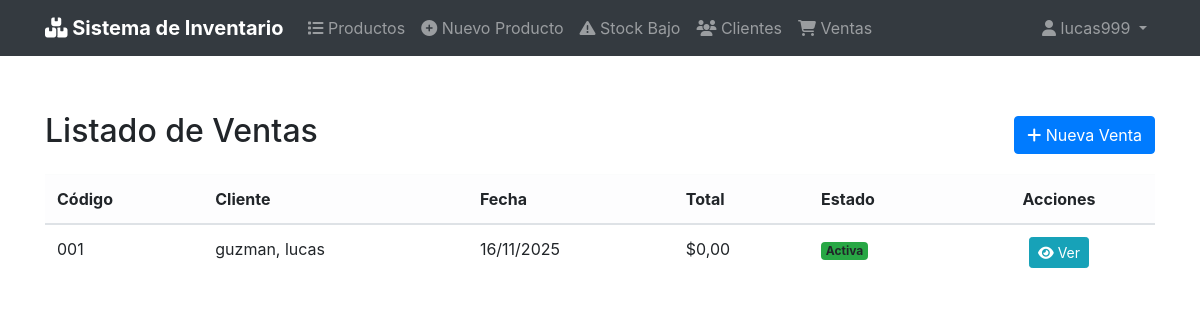
The app's page /ventas/ (signed in), older data.
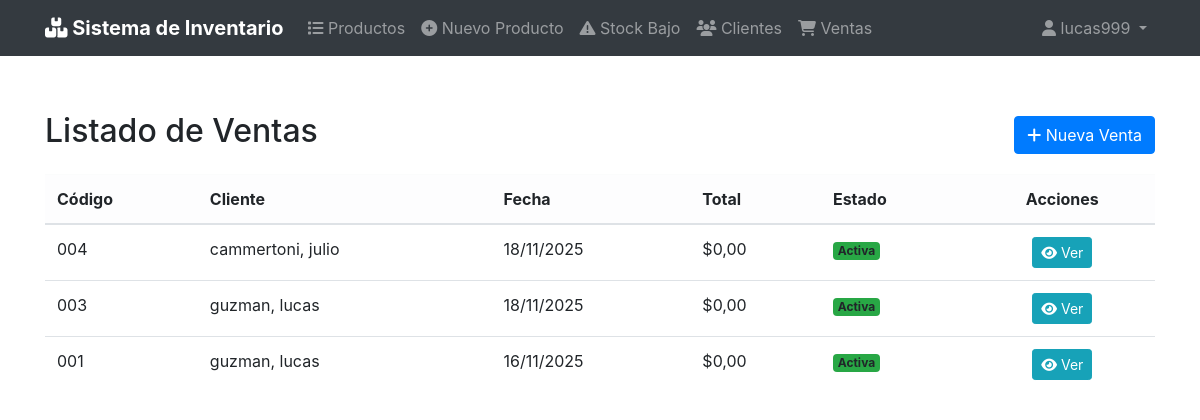
The same page, newer data.
### ventas/models.py (models this page shows, shortened)
class Venta(models.Model):
    codigo = models.CharField(max_length=20, unique=True)
    cliente = models.ForeignKey(Cliente, on_delete=models.CASCADE)
    fecha = models.DateTimeField(auto_now_add=True)
    total = models.DecimalField(max_digits=10, decimal_places=2, default=0)
    anulada = models.BooleanField(default=False)

### clientes/models.py (models this page shows)
class Cliente(models.Model):
    nombre = models.CharField(max_length=100)
    apellido = models.CharField(max_length=100, blank=True, null=True)        # ← nullable
    documento = models.CharField(max_length=20, unique=True, blank=True, null=True)  # ← nullable
    email = models.EmailField(blank=True, null=True)
    telefono = models.CharField(max_length=20, blank=True, null=True)
    direccion = models.CharField(max_length=200, blank=True, null=True)
    def __str__(self):
        return f"{self.apellido or ''}, {self.nombre}".strip()
    class Meta:
        ordering = ['apellido', 'nombre']

### ventas/views.py (the view)
# urls.py: path('', views.VentaListView.as_view(), name='venta_list'),
class VentaListView(LoginRequiredMixin, ListView):
    model = Venta
    template_name = 'ventas/venta_list.html'
    context_object_name = 'ventas'
    ordering = ['-fecha']

### templates/ventas/venta_list.html (shortened to what this page needs)
{% extends 'base.html' %}
{% block content %}
<div class="d-flex justify-content-between align-items-center mb-3">
    <h2>Listado de Ventas</h2>
    <a href="{% url 'venta_create' %}" class="btn btn-primary">
        <i class="fas fa-plus"></i> Nueva Venta
    </a>
</div>
<table class="table table-hover align-middle">
    <thead class="table-light">
        <tr>
            <th>Código</th>
            <th>Cliente</th>
            <th>Fecha</th>
            <th>Total</th>
            <th>Estado</th>
            <th class="text-center">Acciones</th>
        </tr>
    </thead>
    <tbody>
        {% for venta in ventas %}
        <tr>
            <td>{{ venta.codigo }}</td>
            <td>{{ venta.cliente }}</td>
            <td>{{ venta.fecha|date:"d/m/Y" }}</td>
            <td>${{ venta.total }}</td>
            <td>
                {% if venta.anulada %}
                    <span class="badge bg-danger">Anulada</span>
                {% else %}
                    <span class="badge bg-success">Activa</span>
                {% endif %}
            </td>
            <td class="text-center">
                <a href="{% url 'venta_detail' venta.pk %}" class="btn btn-sm btn-info">
                    <i class="fas fa-eye"></i> Ver
                </a>
            </td>
        </tr>
        {% empty %}
        <tr>
            <td colspan="6" class="text-center text-muted">No hay ventas registradas</td>
        </tr>
        {% endfor %}
    </tbody>
</table>
{% endblock %}

Row changes from the older to the newer data that the page shows:
added Venta: codigo "004", cliente "cammertoni, julio", fecha "18/11/2025", total "0,00", anulada "Activa"
added Venta: codigo "003", cliente "guzman, lucas", fecha "18/11/2025", total "0,00", anulada "Activa"
